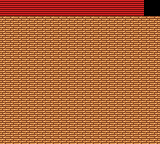

A 2D game scene composited from a Tiled map and its tileset images. What follows is a short description and the map's XML, with each tile layer's data collapsed to a summary:
An orthogonal 20x18 tile map with 8x8 px tiles, 3 tile layers (bkgd, frgd, window).

<map version="1.0" orientation="orthogonal" width="20" height="18" tilewidth="8" tileheight="8">
 <tileset firstgid="1" name="sheet" tilewidth="8" tileheight="8">
  <image source="sheet.png" width="256" height="256" />
 </tileset>
 <layer name="bkgd" width="20" height="18">
  <data>[360 cells, 356 non-empty, 2 distinct tile ids]</data>
 </layer>
 <layer name="frgd" width="20" height="18">
  <data>[360 cells, 0 non-empty, 0 distinct tile ids]</data>
 </layer>
 <layer name="window" width="20" height="18">
  <data>[360 cells, 0 non-empty, 0 distinct tile ids]</data>
 </layer>
</map>